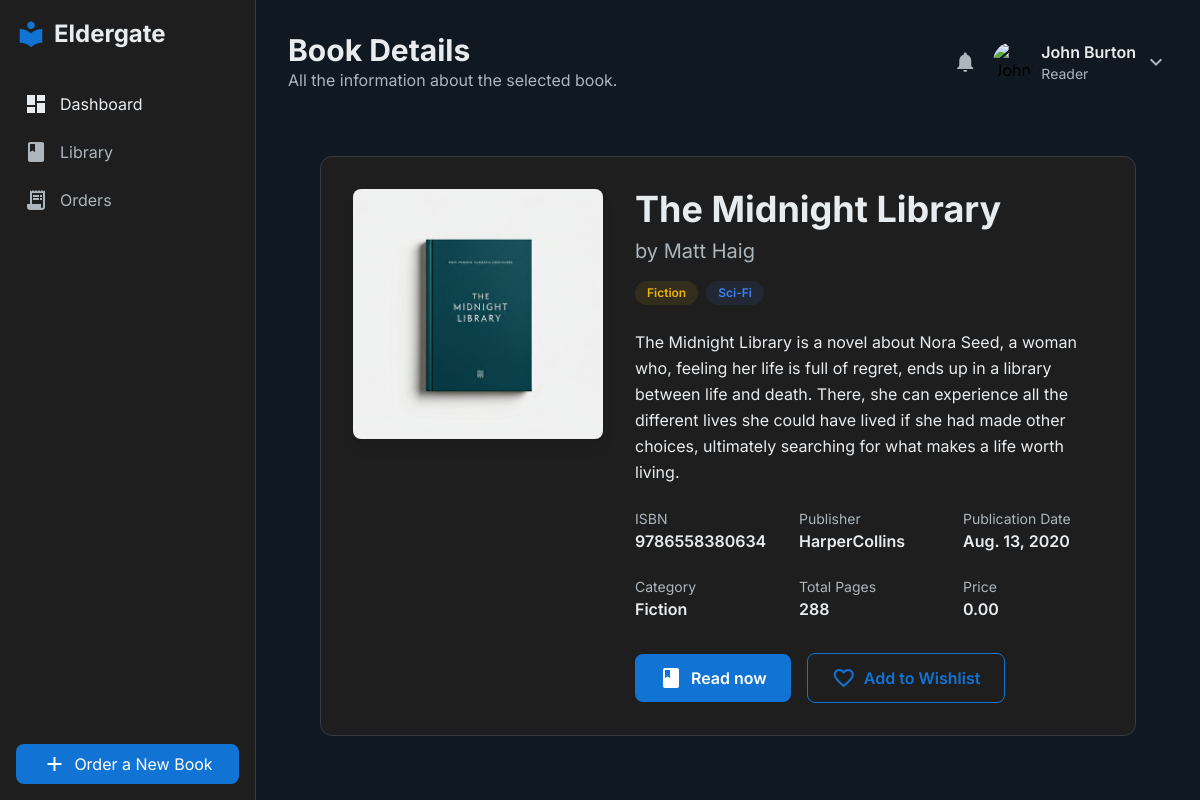
The page /books/book-details/4/ (signed in) on the database its author committed.
### accounts/models.py (models this page shows)
class EldergateLibraryUser(models.Model):
    id = models.AutoField(primary_key=True)
    username = models.CharField(max_length=100, unique=True)
    password = models.CharField(max_length=100)
    email = models.CharField(max_length=100)
    First_Name = models.CharField(max_length=100)
    Last_Name = models.CharField(max_length=100)
    date_joined = models.DateTimeField(auto_now_add=True)
    last_login = models.DateTimeField(blank=True, null=True)
    is_active = True
    USER_TYPE_CHOICES = [
        ('Reader', 'Reader'),
        ('Librarian', 'Librarian'),
        ('Administrator', 'Administrator'),
    ]
    model_name = models.CharField(
        max_length=100,
        choices=USER_TYPE_CHOICES,
        default='Reader',
    )
    current_reading = models.ForeignKey(Book, on_delete=models.CASCADE, null=True, blank=True)
    reading_progress = models.IntegerField(default=0)

### books/models.py (models this page shows)
class Book(models.Model):
    id = models.AutoField(primary_key=True)
    title = models.CharField(max_length=100)
    author = models.CharField(max_length=100)
    description = models.TextField()
    isbn = models.CharField(max_length=13)
    publisher = models.CharField(max_length=100)
    publication_date = models.DateField()
    category = models.ForeignKey(Category, on_delete=models.CASCADE, default=0)
    subcategory = models.ForeignKey(SubCategory, on_delete=models.CASCADE, null=True, blank=True)
    total_pages = models.IntegerField()
    price = models.DecimalField(max_digits=10, decimal_places=2)
    is_trending = models.BooleanField(default=False)
    cover_image = models.ImageField(upload_to='book_covers/')
    pdf_link = models.FileField(upload_to='books/')
    timestamp = models.DateTimeField(auto_now_add=True)

class Category(models.Model):
    id = models.AutoField(primary_key=True)
    name = models.CharField(max_length=100)

class SubCategory(models.Model):
    id = models.AutoField(primary_key=True)
    name = models.CharField(max_length=100)
    category = models.ForeignKey(Category, on_delete=models.CASCADE)

### books/views.py (the view)
# urls.py: path('book-details/<int:book_id>/', views.book_details_view, name='book-details'),
def book_details_view(request, book_id):
    if request.session.get('is_authenticated'):
        user = request.user
        title = "Book Details"
        subtitle = "All the information about the selected book."
        book = Book.objects.get(id=book_id)
        _, book_action_btn, icon = book_btn_on_price(book.price)
        data = {
            'id': book.id,
            'title': book.title,
            'description': book.description,
            'author': book.author,
            'category': book.category.name,
            'category_id': book.category.id,
            'subcategory': book.subcategory.name,
            'subcategory_id': book.subcategory.id,
            'publisher': book.publisher,
            'publication_date': book.publication_date,
            'isbn': book.isbn,
            'pages': book.total_pages,
            'cover': book.cover_image.url,
            'price': book.price,
            'date_created': book.timestamp,
            'file': book.pdf_link.url,
            'action_btn': {
                'text': book_action_btn,
                'icon': icon
            },
        }
        return render(request, 'app/book-details.html', {'user': user, 'book_data': data, 'title': title, 'subtitle': subtitle})
    else:
        return redirect('login')

### accounts/helpers.py (called while the page is built)
def book_btn_on_price(price):
    if price == 0:
        class_sheet = "border border-primary text-primary py-1 px-4 rounded-full text-sm font-semibold hover:bg-primary hover:text-white transition-colors"
        text = "Read now"
        icon = "book"
    else:
        class_sheet = "border border-primary text-primary py-1 px-4 rounded-full text-sm font-semibold hover:bg-primary hover:text-white transition-colors"
        text = "Buy now"
        icon = "shopping_cart_checkout"
    return class_sheet, text, icon

### templates/app/book-details.html (shortened to what this page needs)
{% extends 'layout.html' %}
{% block content %}
{% include 'includes/header.html' %}
<div class="flex-1 p-8 overflow-y-auto">
    <div
        class="bg-card-light dark:bg-card-dark p-8 rounded-xl border border-border-light dark:border-border-dark">
        <div class="flex flex-col lg:flex-row gap-8">
            <div class="lg:w-1/3 flex-shrink-0">
                <img alt="Book cover for The Lovely Bones"
                    class="w-full h-auto object-cover rounded-lg shadow-lg"
                    src="{{ book_data.cover }}" />
            </div>
            <div class="lg:w-2/3">
                <h1 class="text-4xl font-bold text-text-light dark:text-text-dark mb-2">{{ book_data.title }}</h1>
                <p class="text-xl text-subtext-light dark:text-subtext-dark mb-4">by {{ book_data.author }}</p>
                <div class="flex items-center gap-2 mb-6">
                    <span
                        class="text-xs font-semibold text-yellow-500 bg-yellow-500/10 py-1 px-3 rounded-full">{{ book_data.category }}</span>
                    <span
                        class="text-xs font-semibold text-blue-500 bg-blue-500/10 py-1 px-3 rounded-full">{{ book_data.subcategory }}</span>
                </div>
                <p class="text-text-light dark:text-text-dark leading-relaxed mb-6">
                    {{ book_data.description }}
                </p>
                <div class="grid grid-cols-2 sm:grid-cols-3 gap-6 mb-8">
                    <div>
                        <p class="text-sm text-subtext-light dark:text-subtext-dark">ISBN</p>
                        <p class="font-semibold text-text-light dark:text-text-dark">{{ book_data.isbn }}</p>
                    </div>
                    <div>
                        <p class="text-sm text-subtext-light dark:text-subtext-dark">Publisher</p>
                        <p class="font-semibold text-text-light dark:text-text-dark">{{ book_data.publisher }}</p>
                    </div>
                    <div>
                        <p class="text-sm text-subtext-light dark:text-subtext-dark">Publication Date</p>
                        <p class="font-semibold text-text-light dark:text-text-dark">{{ book_data.publication_date }}</p>
                    </div>
                    <div>
                        <p class="text-sm text-subtext-light dark:text-subtext-dark">Category</p>
                        <p class="font-semibold text-text-light dark:text-text-dark">{{ book_data.category }}</p>
                    </div>
                    <div>
                        <p class="text-sm text-subtext-light dark:text-subtext-dark">Total Pages</p>
                        <p class="font-semibold text-text-light dark:text-text-dark">{{ book_data.pages }}</p>
                    </div>
                    <div>
                        <p class="text-sm text-subtext-light dark:text-subtext-dark">Price</p>
                        <p class="font-semibold text-text-light dark:text-text-dark">{{ book_data.price }}</p>
                    </div>
                </div>
                <div class="flex items-center space-x-4">
                    <button
                        class="bg-primary text-white py-3 px-6 rounded-lg font-semibold flex items-center justify-center hover:bg-primary/90 transition-colors" data-action-btn data-action-text="{{ book_data.action_btn.text }}" data-book-id="{{ book_data.id }}">
                        <span class="material-icons mr-2">{{ book_data.action_btn.icon }}</span>
                        {{ book_data.action_btn.text }}
                    </button>
                    <button
                        class="border border-primary text-primary py-3 px-6 rounded-lg font-semibold flex items-center justify-center hover:bg-primary/10 transition-colors">
                        <span class="material-icons mr-2">favorite_border</span>
                        Add to Wishlist
                    </button>
                </div>
            </div>
        </div>
    </div>
</div>
{% endblock %}

### templates/layout.html (shortened to what this page needs)
{% load static %}
<!DOCTYPE html>
<html class="dark" lang="en">
<head>
    <script src="https://cdn.tailwindcss.com?plugins=forms,typography"></script>
    <link rel="stylesheet" href="https://unpkg.com/notifyx@latest/dist/notifyx.min.css">
</head>
<body class="bg-background-light dark:bg-background-dark font-display">
    <div class="flex h-screen">
        {% include 'includes/menu-panel.html' %}
        <main class="flex-1 p-8 overflow-y-auto">
            {% block content %}
            {% endblock %}
        </main>
    </div>
</body>
</html>

### templates/includes/menu-panel.html
<aside class="w-64 bg-card-light dark:bg-card-dark flex flex-col p-4 border-r border-border-light dark:border-border-dark">
    <div class="flex items-center mb-8">
        <span class="material-icons text-primary text-3xl">local_library</span>
        <h1 class="text-2xl font-bold text-text-light dark:text-text-dark ml-2">Eldergate</h1>
    </div>
    <nav id="menu-links" class="flex flex-col space-y-2">
        <a class="flex items-center p-2 rounded-lg text-text-light dark:text-text-dark bg-primary/10 text-primary font-semibold" href="{% url 'dashboard' %}">
            <span class="material-icons mr-3">dashboard</span>
            Dashboard
        </a>
        <a class="flex items-center p-2 rounded-lg text-subtext-light dark:text-subtext-dark hover:bg-primary/10 hover:text-primary" href="{% url 'library' %}">
            <span class="material-icons mr-3">book</span>
            Library
        </a>
        <a class="flex items-center p-2 rounded-lg text-subtext-light dark:text-subtext-dark hover:bg-primary/10 hover:text-primary" href="{% url 'orders' %}">
            <span class="material-icons mr-3">receipt_long</span>
            Orders
        </a>
    </nav>
    <div class="mt-auto">
        <button class="w-full bg-primary text-white py-2 px-4 rounded-lg flex items-center justify-center">
            <span class="material-icons mr-2">add</span>
            Order a New Book
        </button>
    </div>
</aside>

### templates/includes/header.html (shortened to what this page needs)
<header class="flex justify-between items-center mb-8">
    <div>
        <h2 class="text-3xl font-bold text-text-light dark:text-text-dark">{{ title }}</h2>
        <p class="text-subtext-light dark:text-subtext-dark">{{ subtitle }}</p>
    </div>
    <div class="flex items-center space-x-4">
        <span class="material-icons text-subtext-light dark:text-subtext-dark cursor-pointer">notifications</span>
        <div class="flex items-center space-x-2">
            <img alt="{{ user.First_Name }}'s profile picture" class="w-10 h-10 rounded-full" src="https://static.vecteezy.com/system/resources/previews/018/765/757/non_2x/user-profile-icon-in-flat-style-member-avatar-illustration-on-isolated-background-human-permission-sign-business-concept-vector.jpg"/>
            <div>
                <p class="font-semibold text-text-light dark:text-text-dark">{{ user.First_Name }} {{ user.Last_Name }}</p>
                <p class="text-sm text-subtext-light dark:text-subtext-dark">{{ user.model_name }}</p>
            </div>
            <div class="relative inline-block text-left">
                <button type="button" class="flex items-center focus:outline-none" id="menu-button" aria-expanded="true" aria-haspopup="true">
                    <span class="material-icons text-subtext-light dark:text-subtext-dark cursor-pointer">expand_more</span>
                </button>
            </div>
        </div>
    </div>
</header>

### templates/layout.html (style rules this page uses)
body { font-family: 'Inter', sans-serif; }

### rows shown on the page
EldergateLibraryUser: First_Name "John", Last_Name "Burton", model_name "Reader"
Book: title "The Midnight Library", author "Matt Haig", description "The Midnight Library is a novel about Nora Seed, a woman who, feeling her life is full of regret, ends up in a library between life and death. There, she can experience all the different lives she could have lived if she had made other choices, ultimately searching for what makes a life worth living.", isbn "9786558380634", publisher "HarperCollins", publication_date "Aug. 13, 2020", price "0.00"
Category: category "Fiction"
SubCategory: subcategory "Sci-Fi"

### other values the page prints
{{ title }} "Book Details"
{{ subtitle }} "All the information about the selected book."
{{ book_data.pages }} "288"
{{ book_data.action_btn.text }} "Read now"
